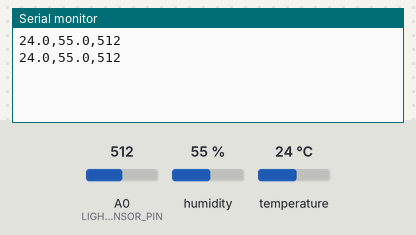
Simulated run of this sketch. Board: Arduino Uno, built with avr-gcc and run on an emulated ATmega328P. Shown: the last lines printed to the serial monitor. The test bench sets the inputs (shaded band); at power-on: humidity 55 %, A0 (LIGHT_SENSOR_PIN) = 512, temperature 24 °C.

Above: at 5.8 s.
5.9 s: humidity set to 22 %
At 10.7 s:
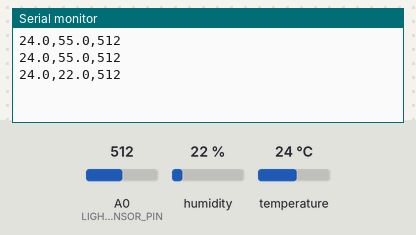
11.9 s: A0 (LIGHT_SENSOR_PIN) set to 716
At 16.6 s:
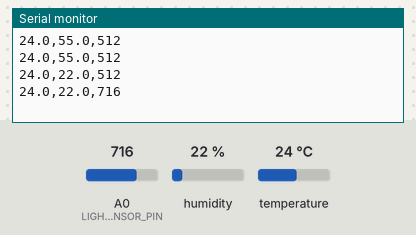
17.9 s: temperature set to 12 °C
At 21.3 s:
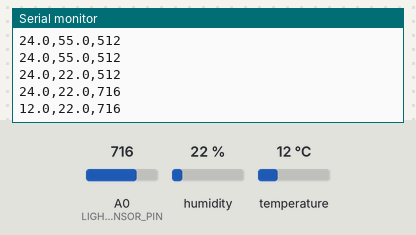
23.9 s: A0 (LIGHT_SENSOR_PIN) set to 900
At 25.9 s:
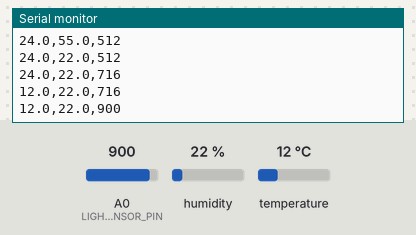
29.9 s: humidity set to 40 %
At 30.6 s:
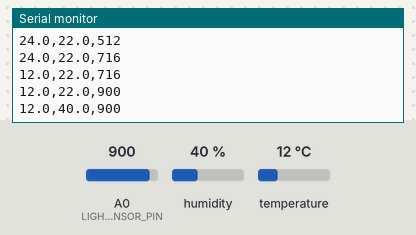
Timing chart, 0 to 32.9 s (numbered marks = the images above; inputs shaded):
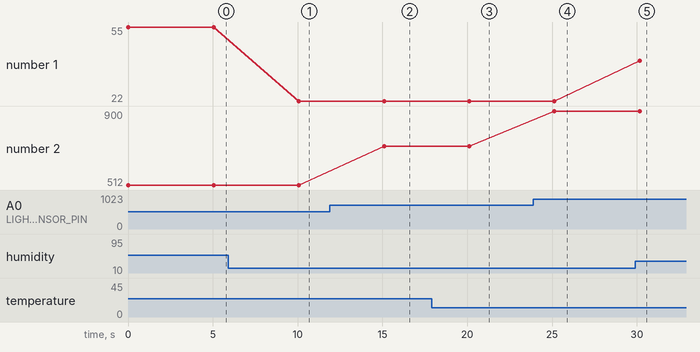

The sketch:

SenderArduinoProject.ino
```cpp
// This project develops a smart alarm clock using multiple Arduinos to enhance the traditional wake-up experience.
// It features real-time indoor temperature display, humidity reading, and a light sensor to mimic natural sunrise,
// all aimed at improving user convenience. The Arduinos will communicate via serial connection for synchronized functionality,
// while using buttons to set the time and alarm. It will also make use of a buzzer to wake the user up to 2 LCD
// displays that have all the information they need to start their day! This clock is designed for individuals with
// rigorous schedules who value added information to start their day.

#include <DHT.h>

#define DHTPIN 10             // DHT11 sensor pin
#define DHTTYPE DHT11         // DHT11 type
#define LIGHT_SENSOR_PIN A0   // Photoresistor pin

DHT dht(DHTPIN, DHTTYPE);

void setup() {
  Serial.begin(9600);
  dht.begin();
  pinMode(LIGHT_SENSOR_PIN, INPUT);
}

void loop() {
  float temperature = dht.readTemperature();
  float humidity = dht.readHumidity();
  int lightValue = analogRead(LIGHT_SENSOR_PIN);

  // Send the data over serial in a CSV format
  Serial.print(temperature, 1);
  Serial.print(",");
  Serial.print(humidity, 1);
  Serial.print(",");
  Serial.println(lightValue);

  delay(5000); // Wait 5 seconds before sending new data
}
```

Measured:
- after the input at 5.9 s, the serial monitor: prints a new line after 4.2 s (image 1)
- after the input at 11.9 s, the serial monitor: prints a new line after 3.2 s (image 2)
- after the input at 17.9 s, the serial monitor: prints a new line after 2.2 s (image 3)
- after the input at 23.9 s, the serial monitor: prints a new line after 1.2 s (image 4)
- after the input at 29.9 s, the serial monitor: prints a new line after 0.27 s (image 5)
- plotted number 1: 55 → 22 after the input at 5.9 s, 22 → 40 after the input at 29.9 s
- plotted number 2: 512 → 716 after the input at 11.9 s, 716 → 900 after the input at 23.9 s
